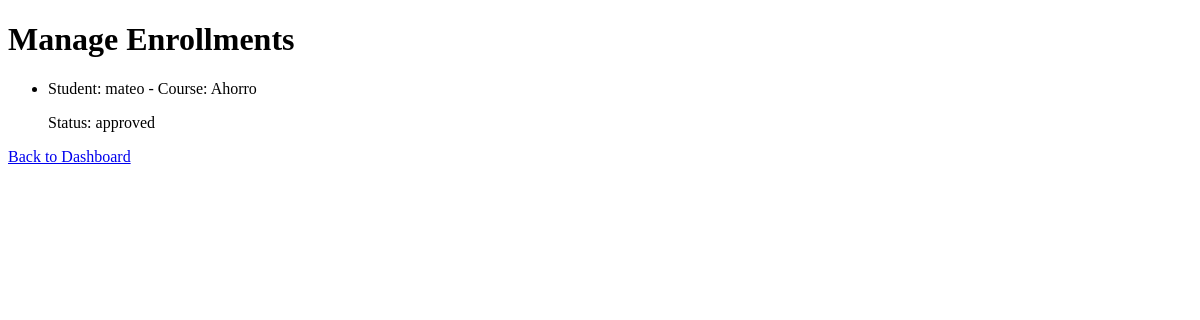
Before: /admin/enrollments (signed in) with the older database file.
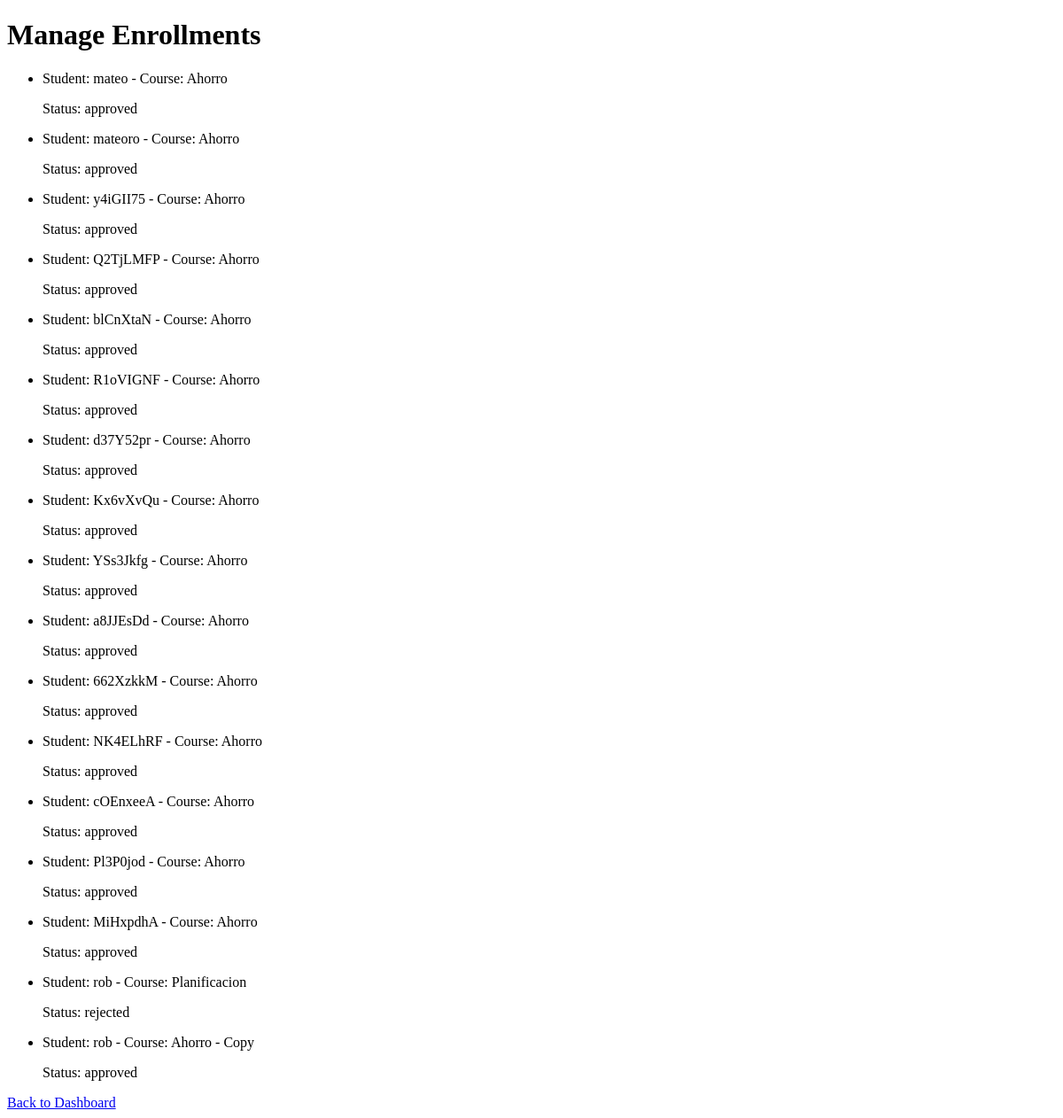
After: the same page with the newer database file.
### models.py (models this page shows, shortened)
class Enrollment(db.Model):
    id = db.Column(db.Integer, primary_key=True)
    student_id = db.Column(db.Integer, db.ForeignKey('user.id'), nullable=False)
    course_id = db.Column(db.Integer, db.ForeignKey('course.id'), nullable=False)
    status = db.Column(db.String(50), default='pending')

class User(db.Model, UserMixin):
    id = db.Column(db.Integer, primary_key=True)
    username = db.Column(db.String(100), unique=True, nullable=False)
    email = db.Column(db.String(120), unique=True, nullable=False)
    password_hash = db.Column(db.String(128))
    role = db.Column(db.String(50), nullable=False)
    enrollments = db.relationship('Enrollment', backref='student', lazy=True)

class Course(db.Model):
    id = db.Column(db.Integer, primary_key=True)
    name = db.Column(db.String(100), nullable=False)
    description = db.Column(db.Text, nullable=True)
    enrollments = db.relationship('Enrollment', backref='course', lazy=True)

### app.py (the view)
@app.route('/admin/enrollments')
@login_required
def manage_enrollments():
    if current_user.role != 'admin':
        flash('You do not have permission to access this page.')
        return redirect(url_for('dashboard'))
    enrollments = Enrollment.query.all()
    return render_template('manage_enrollments.html', enrollments=enrollments)

### app.py (called while the page is built)
@login_manager.user_loader
def load_user(user_id):
    return User.query.get(int(user_id))

### templates/manage_enrollments.html (shortened to what this page needs)
<!DOCTYPE html>
<html lang="en">
<head>
</head>
<body>
    <h1>Manage Enrollments</h1>
    <ul>
        {% for enrollment in enrollments %}
            <li>
                <p>Student: {{ enrollment.student.username }} - Course: {{ enrollment.course.name }}</p>
                <p>Status: {{ enrollment.status }}</p>
            </li>
        {% endfor %}
    </ul>
    <a href="{{ url_for('dashboard') }}">Back to Dashboard</a>
</body>
</html>

Changed rows visible on the page:
added Enrollment: student.username "mateoro", course.name "Ahorro", status "approved"
added Enrollment: student.username "y4iGII75", course.name "Ahorro", status "approved"
added Enrollment: student.username "Q2TjLMFP", course.name "Ahorro", status "approved"
added Enrollment: student.username "blCnXtaN", course.name "Ahorro", status "approved"
added Enrollment: student.username "R1oVIGNF", course.name "Ahorro", status "approved"
added Enrollment: student.username "d37Y52pr", course.name "Ahorro", status "approved"
added Enrollment: student.username "Kx6vXvQu", course.name "Ahorro", status "approved"
added Enrollment: student.username "YSs3Jkfg", course.name "Ahorro", status "approved"
added Enrollment: student.username "a8JJEsDd", course.name "Ahorro", status "approved"
added Enrollment: student.username "662XzkkM", course.name "Ahorro", status "approved"
added Enrollment: student.username "NK4ELhRF", course.name "Ahorro", status "approved"
added Enrollment: student.username "cOEnxeeA", course.name "Ahorro", status "approved"
added Enrollment: student.username "Pl3P0jod", course.name "Ahorro", status "approved"
added Enrollment: student.username "MiHxpdhA", course.name "Ahorro", status "approved"
added Enrollment: student.username "rob", course.name "Planificacion", status "rejected"
added Enrollment: student.username "rob", course.name "Ahorro - Copy", status "approved"
